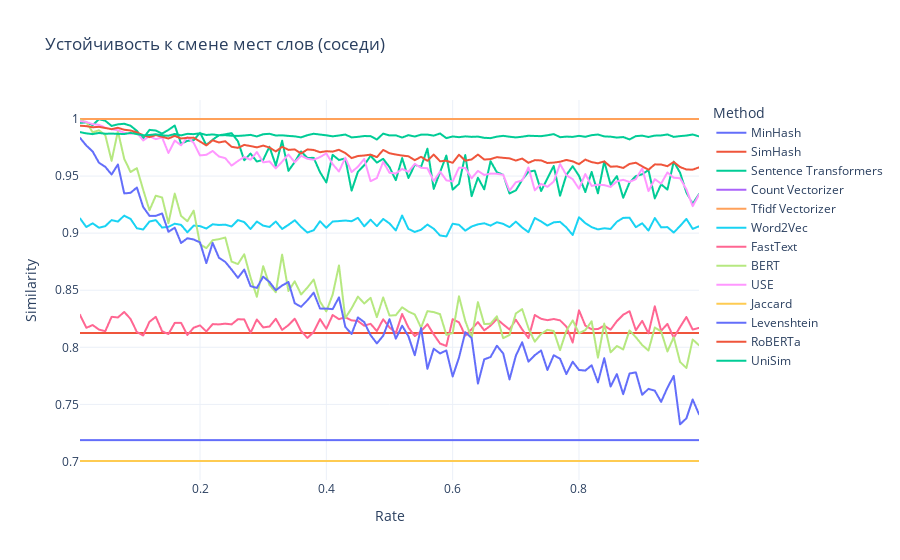

The notebook cell this image was saved under:
### Code cell
import plotly.express as px

fig = px.line(
    results,
    x="rate",
    y="similarity",
    color="method",
    title="Устойчивость к смене мест слов (соседи)",
    labels={"rate": "Rate", "similarity": "Similarity", "method": "Method"},
    line_shape="linear",
)

fig.update_layout(
    xaxis_title="Rate",
    yaxis_title="Similarity",
    legend_title="Method",
    hovermode="x unified",
    template="plotly_white", 
)
